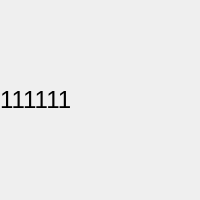
<?xml version="1.0" encoding="UTF-8"?>
<ui version="4.0">
 <class>Form</class>
 <widget class="QWidget" name="Form">
  <property name="geometry">
   <rect>
    <x>0</x>
    <y>0</y>
    <width>200</width>
    <height>200</height>
   </rect>
  </property>
  <property name="windowTitle">
   <string>Form</string>
  </property>
  <property name="styleSheet">
   <string notr="true"/>
  </property>
  <widget class="QLabel" name="label">
   <property name="geometry">
    <rect>
     <x>0</x>
     <y>0</y>
     <width>200</width>
     <height>200</height>
    </rect>
   </property>
   <property name="font">
    <font>
     <pointsize>18</pointsize>
    </font>
   </property>
   <property name="text">
    <string>111111</string>
   </property>
  </widget>
 </widget>
 <resources/>
 <connections/>
</ui>
